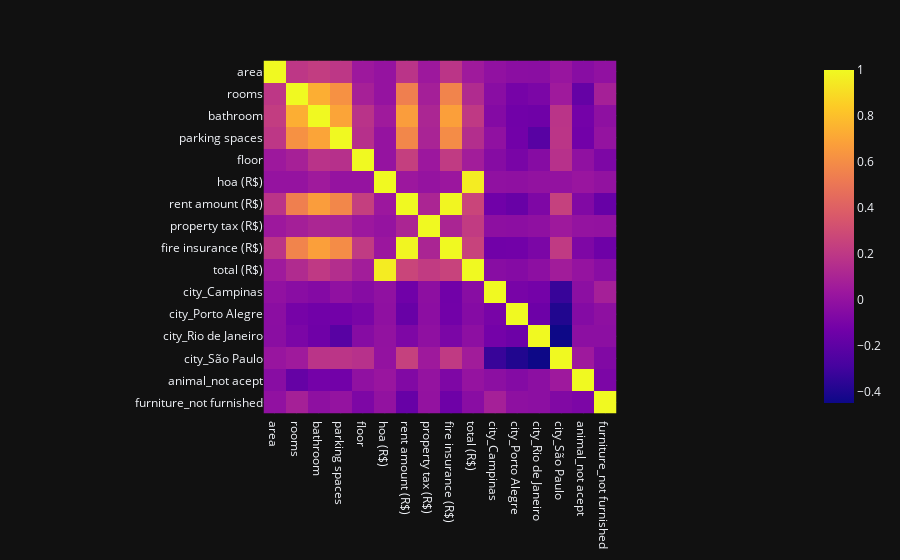

The notebook cell saved with this chart:
### Code cell
fig.show()

### Figure 1 — Plotly figure (JSON) as saved in the notebook; plotly's stock layout.template omitted (floating-point values rounded to 4 significant figures; data arrays with more than 128 entries replaced by an {"elided": "..."} marker saying what was removed)
{"data": [{"coloraxis": "coloraxis", "name": "0", "x": ["area", "rooms", "bathroom", "parking spaces", "floor", "hoa (R$)", "rent amount (R$)", "property tax (R$)", "fire insurance (R$)", "total (R$)", "city_Campinas", "city_Porto Alegre", "city_Rio de Janeiro", "city_São Paulo", "animal_not acept", "furniture_not furnished"], "y": ["area", "rooms", "bathroom", "parking spaces", "floor", "hoa (R$)", "rent amount (R$)", "property tax (R$)", "fire insurance (R$)", "total (R$)", "city_Campinas", "city_Porto Alegre", "city_Rio de Janeiro", "city_São Paulo", "animal_not acept", "furniture_not furnished"], "z": {"elided": "16x16 float values"}, "type": "heatmap", "xaxis": "x", "yaxis": "y", "hovertemplate": "x: %{x}<br>y: %{y}<br>color: %{z}<extra></extra>"}], "layout": {"xaxis": {"anchor": "y", "domain": [0.0, 1.0], "scaleanchor": "y", "constrain": "domain"}, "yaxis": {"anchor": "x", "domain": [0.0, 1.0], "autorange": "reversed", "constrain": "domain"}, "coloraxis": {"colorscale": [[0.0, "#0d0887"], [0.1111, "#46039f"], [0.2222, "#7201a8"], [0.3333, "#9c179e"], [0.4444, "#bd3786"], [0.5556, "#d8576b"], [0.6667, "#ed7953"], [0.7778, "#fb9f3a"], [0.8889, "#fdca26"], [1.0, "#f0f921"]]}, "margin": {"t": 60}}}
